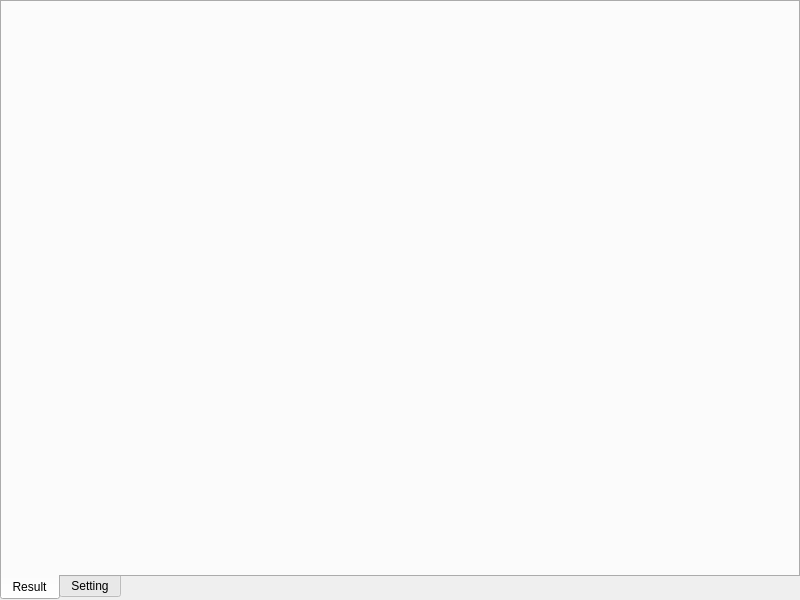
<?xml version="1.0" encoding="UTF-8"?>
<ui version="4.0">
 <class>MainWindow</class>
 <widget class="QMainWindow" name="MainWindow">
  <property name="geometry">
   <rect>
    <x>0</x>
    <y>0</y>
    <width>800</width>
    <height>600</height>
   </rect>
  </property>
  <property name="windowTitle">
   <string>Image Tab</string>
  </property>
  <widget class="QWidget" name="centralwidget">
   <layout class="QGridLayout" name="gridLayout">
    <property name="leftMargin">
     <number>0</number>
    </property>
    <property name="topMargin">
     <number>0</number>
    </property>
    <property name="rightMargin">
     <number>0</number>
    </property>
    <property name="bottomMargin">
     <number>0</number>
    </property>
    <item row="0" column="0">
     <widget class="QTabWidget" name="tab_main">
      <property name="tabPosition">
       <enum>QTabWidget::South</enum>
      </property>
      <property name="currentIndex">
       <number>0</number>
      </property>
      <widget class="QWidget" name="result">
       <attribute name="title">
        <string>Result</string>
       </attribute>
       <layout class="QGridLayout" name="gridLayout_3">
        <property name="leftMargin">
         <number>0</number>
        </property>
        <property name="topMargin">
         <number>0</number>
        </property>
        <property name="rightMargin">
         <number>0</number>
        </property>
        <property name="bottomMargin">
         <number>0</number>
        </property>
        <item row="0" column="0">
         <layout class="QGridLayout" name="layoutResultView"/>
        </item>
       </layout>
      </widget>
      <widget class="QWidget" name="setting">
       <attribute name="title">
        <string>Setting</string>
       </attribute>
       <layout class="QGridLayout" name="gridLayout_2">
        <property name="leftMargin">
         <number>0</number>
        </property>
        <property name="topMargin">
         <number>0</number>
        </property>
        <property name="rightMargin">
         <number>0</number>
        </property>
        <property name="bottomMargin">
         <number>0</number>
        </property>
        <item row="0" column="0">
         <layout class="QGridLayout" name="layoutSettingView"/>
        </item>
       </layout>
      </widget>
     </widget>
    </item>
   </layout>
  </widget>
 </widget>
 <resources/>
 <connections/>
</ui>
